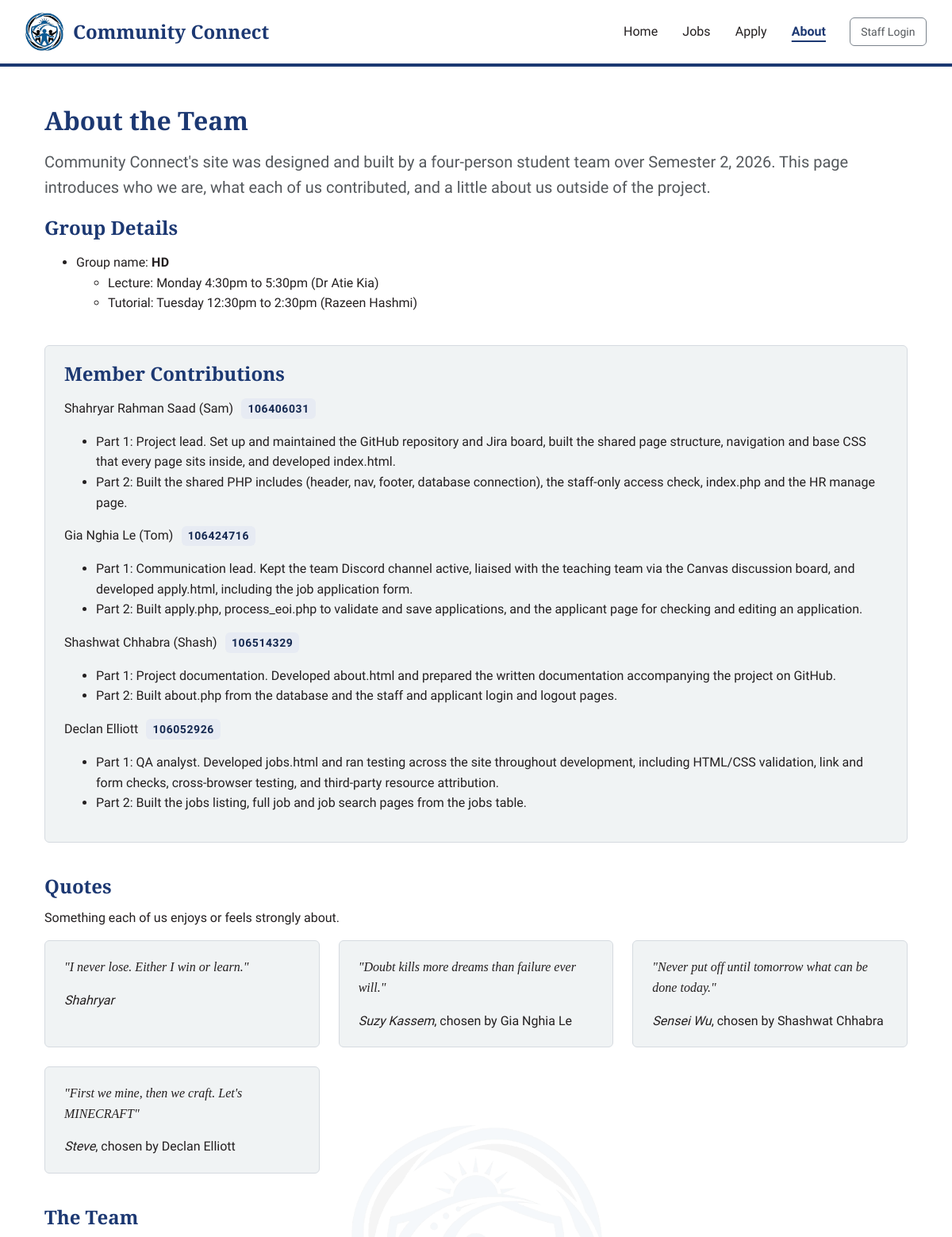
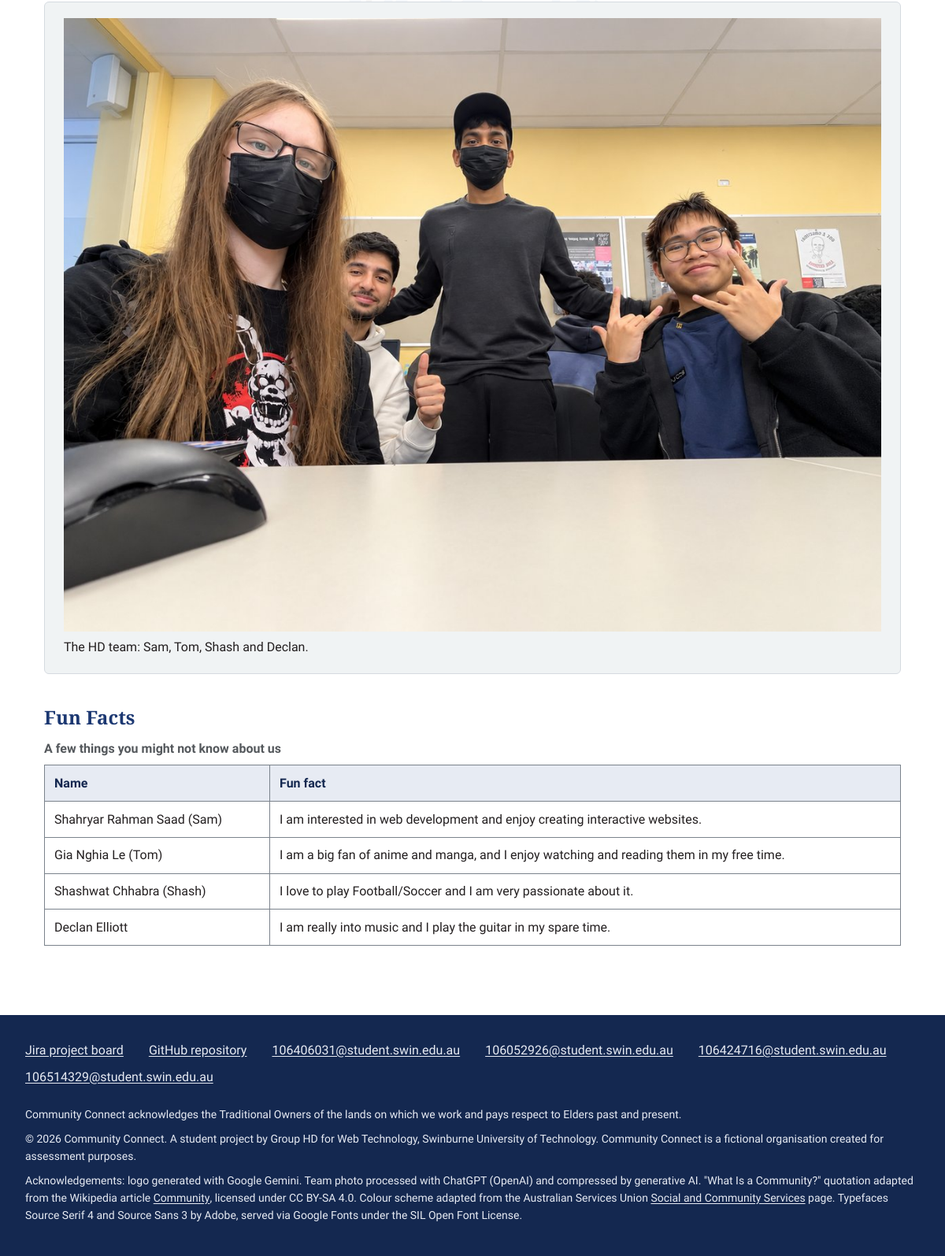
Page /about.php on the committed database (2 pictures, top to bottom).
### tables this page shows
CREATE TABLE `group_info` (
  `group_id` int(10) UNSIGNED NOT NULL AUTO_INCREMENT,
  `group_name` varchar(50) NOT NULL,
  `intro` text NOT NULL,
  `lecture_time` varchar(60) NOT NULL,
  `lecture_staff` varchar(60) NOT NULL,
  `tutorial_time` varchar(60) NOT NULL,
  `tutorial_staff` varchar(60) NOT NULL,
  `photo_path` varchar(255) NOT NULL,
  `photo_alt` varchar(255) NOT NULL,
  `photo_caption` varchar(255) NOT NULL,
  PRIMARY KEY (`group_id`)
);

CREATE TABLE `members` (
  `member_id` int(10) UNSIGNED NOT NULL AUTO_INCREMENT,
  `full_name` varchar(60) NOT NULL,
  `nickname` varchar(30) DEFAULT NULL,
  `student_id` varchar(12) NOT NULL,
  `quote_text` varchar(255) DEFAULT NULL,
  `quote_by` varchar(60) DEFAULT NULL,
  `fun_fact` varchar(255) DEFAULT NULL,
  `sort_order` int(10) UNSIGNED NOT NULL DEFAULT 0,
  PRIMARY KEY (`member_id`)
);

### session.inc (called while the page is built, shortened)
<?php
function is_staff_logged_in() {
    return isset($_SESSION["username"]) && ($_SESSION["role"] ?? "") === "staff"
        && time() - ($_SESSION["last_activity"] ?? 0) <= SESSION_TIMEOUT;
}
?>

### error.inc (called while the page is built, shortened)
<?php
require_once "functions.inc";
?>
<?php
function db_query($conn, $sql) {
    $result = mysqli_query($conn, $sql);
    return $result;
}
?>

### functions.inc (called while the page is built, shortened)
<?php
function e($value) {
    return htmlspecialchars((string) $value, ENT_QUOTES, "UTF-8");
}
?>

### about.php (the view, shortened to what this page needs)
<?php
require_once "db_connect.inc";
require_once "functions.inc";
require_once "error.inc";
$contributions = [];
$group = mysqli_fetch_assoc(db_query($conn, "SELECT * FROM group_info LIMIT 1"));
$members = mysqli_fetch_all(db_query($conn, "SELECT * FROM members ORDER BY sort_order"), MYSQLI_ASSOC);
$result = db_query($conn,
    "SELECT member_id, project_part, description FROM contributions
     ORDER BY member_id, project_part, contribution_id");
while ($row = mysqli_fetch_assoc($result)) {
    $contributions[$row["member_id"]][] = "Part " . $row["project_part"] . ": " . $row["description"];
}
$quotes = array_filter($members, function ($m) {
    return trim((string) $m["quote_text"]) !== "";
});
$facts = array_filter($members, function ($m) {
    return trim((string) $m["fun_fact"]) !== "";
});
$current_page = "about";
include "header.inc";
?>
  <main id="main">
    <h1>About the Team</h1>
    <p class="intro"><?php echo e($group["intro"]); ?></p>
    <section>
      <h2>Group Details</h2>
      <ul>
        <li>Group name: <strong class="group-name"><?php echo e($group["group_name"]); ?></strong>
          <ul>
            <li>Lecture: <?php echo e($group["lecture_time"]); ?> (<?php echo e($group["lecture_staff"]); ?>)</li>
            <li>Tutorial: <?php echo e($group["tutorial_time"]); ?> (<?php echo e($group["tutorial_staff"]); ?>)</li>
          </ul>
        </li>
      </ul>
    </section>
    <section class="box">
      <h2>Member Contributions</h2>
      <dl>
<?php foreach ($members as $m) {
    $name = $m["full_name"];
    if ($m["nickname"]) {
        $name = $name . " (" . $m["nickname"] . ")";
    }
?>
        <dt><?php echo e($name); ?> <span class="student-id"><?php echo e($m["student_id"]); ?></span></dt>
        <dd>
<?php if (empty($contributions[$m["member_id"]])) { ?>
          <p>No contributions recorded yet.</p>
<?php } else { ?>
          <ul>
<?php foreach ($contributions[$m["member_id"]] as $line) { ?>
            <li><?php echo e($line); ?></li>
<?php } ?>
          </ul>
<?php } ?>
        </dd>
<?php } ?>
      </dl>
    </section>
<?php if ($quotes) { ?>
    <section>
      <h2>Quotes</h2>
      <p>Something each of us enjoys or feels strongly about.</p>
      <div class="grid">
<?php foreach ($quotes as $m) { ?>
        <blockquote class="box" lang="en">
          <p class="quote">"<?php echo e($m["quote_text"]); ?>"</p>
<?php $by = trim((string) $m["quote_by"]); ?>
<?php if ($by !== "" && stripos($m["full_name"], $by) === 0) { ?>
          <footer><cite><?php echo e($by); ?></cite></footer>
<?php } elseif ($by !== "") { ?>
          <footer><cite><?php echo e($by); ?></cite>, chosen by <?php echo e($m["full_name"]); ?></footer>
<?php } else { ?>
          <footer>Chosen by <?php echo e($m["full_name"]); ?></footer>
<?php } ?>
        </blockquote>
<?php } ?>
      </div>
    </section>
<?php } ?>
    <section>
      <h2>The Team</h2>
      <figure class="box">
        <img src="<?php echo e($group["photo_path"]); ?>"
             alt="<?php echo e($group["photo_alt"]); ?>"
             width="1200" height="900">
        <figcaption><?php echo e($group["photo_caption"]); ?></figcaption>
      </figure>
    </section>
<?php if ($facts) { ?>
    <section>
      <h2>Fun Facts</h2>
      <table>
        <caption>A few things you might not know about us</caption>
        <thead>
          <tr>
            <th scope="col">Name</th>
            <th scope="col">Fun fact</th>
          </tr>
        </thead>
        <tbody>
<?php foreach ($facts as $m) { ?>
          <tr>
            <td><?php echo e($m["full_name"]); ?><?php if ($m["nickname"]) { echo " (" . e($m["nickname"]) . ")"; } ?></td>
            <td><?php echo e($m["fun_fact"]); ?></td>
          </tr>
<?php } ?>
        </tbody>
      </table>
    </section>
<?php } ?>
  </main>
<?php include "footer.inc"; ?>

### header.inc (shortened to what this page needs)
<?php
require_once "session.inc";
require_once "functions.inc";
?>
<!DOCTYPE html>
<html lang="en-AU">
<head>
  <link rel="stylesheet" href="styles/styles.css">
</head>
<body>
  <header class="site-header">
    <a class="brand" href="index.php">
      <img class="logo" src="images/logo.png"
           alt="Community Connect logo" width="48" height="48">
      <span class="brand-name">Community Connect</span>
    </a>
<?php include "nav.inc"; ?>
  </header>

### nav.inc (shortened to what this page needs)
<?php
$is_logged_in = is_staff_logged_in();
$nav_links = [
    "index" => ["index.php", "Home"],
    "jobs"  => ["jobs.php",  "Jobs"],
    "apply" => ["apply.php", "Apply"],
    "about" => ["about.php", "About"],
];
$staff_only = $is_logged_in && isset($current_page) && $current_page === "manage";
$staff_link = ["stafflogin.php", "Staff Login", "stafflogin"];
?>
    <nav class="site-nav<?php if ($staff_only) { echo " staff-only"; } ?>" aria-label="Main navigation">
      <ul>
<?php foreach ($nav_links as $key => $link) {
    $is_current = isset($current_page) && $current_page === $key;
?>
        <li><a href="<?php echo $link[0]; ?>"<?php if ($is_current) { echo ' aria-current="page"'; } ?>><?php echo $link[1]; ?></a></li>
<?php } ?>
<?php if (!$is_logged_in) { ?>
        <li class="nav-staff"><a href="<?php echo $staff_link[0]; ?>"<?php if (isset($current_page) && $current_page === $staff_link[2]) { echo ' aria-current="page"'; } ?>><?php echo $staff_link[1]; ?></a></li>
<?php } ?>
      </ul>
    </nav>

### footer.inc (shortened to what this page needs)
  <footer class="site-footer">
    <ul class="footer-links">
      <li><a href="https://hd-community-connect.atlassian.net/jira/software/projects/CSW/boards/3"
             target="_blank" rel="noopener noreferrer">Jira project board</a></li>
      <li><a href="https://github.com/srOsaad/hd-community-connect"
             target="_blank" rel="noopener noreferrer">GitHub repository</a></li>
      <li><a href="mailto:106406031@student.swin.edu.au">106406031@student.swin.edu.au</a></li>
      <li><a href="mailto:106052926@student.swin.edu.au">106052926@student.swin.edu.au</a></li>
      <li><a href="mailto:106424716@student.swin.edu.au">106424716@student.swin.edu.au</a></li>
      <li><a href="mailto:106514329@student.swin.edu.au">106514329@student.swin.edu.au</a></li>
    </ul>
    <p class="footer-note">
      Community Connect acknowledges the Traditional Owners of the lands on which we work
      and pays respect to Elders past and present.
    </p>
    <p class="footer-note">
      &copy; 2026 Community Connect. A student project by Group HD for
      Web Technology, Swinburne University of Technology.
      Community Connect is a fictional organisation created for assessment purposes.
    </p>
    <p class="footer-note">
      Acknowledgements: logo generated with Google Gemini. Team photo processed with ChatGPT (OpenAI) and compressed by generative AI.
      "What Is a Community?" quotation adapted from the Wikipedia article
      <a href="https://en.wikipedia.org/wiki/Community"
         target="_blank" rel="noopener noreferrer">Community</a>,
      licensed under CC BY-SA 4.0.
      Colour scheme adapted from the Australian Services Union
      <a href="https://www.asu.org.au/ASU_NSW/About/community_sector.aspx"
         target="_blank" rel="noopener noreferrer">Social and
      Community Services<span class="visually-hidden"> (opens in a new tab)</span></a> page. Typefaces Source Serif 4 and Source Sans 3 by
      Adobe, served via Google Fonts under the SIL Open Font License.
    </p>
  </footer>
</body>
</html>

### styles/styles.css (style rules this page uses)
:root { --brand: #1C3872; --brand-dark: #142850; --brand-light: #E7EBF3; --accent: #004A80; --danger: #B00020; --ink: #231F20; --ink-muted: #54585C; --ink-inverse: #FFFFFF; --surface: #FFFFFF; --surface-alt: #F0F3F4; --border: #D5DAE0; --border-strong: #7B838C; --font-heading: "Source Serif 4", Georgia, "Times New Roman", serif; --font-body: "Source Sans 3", system-ui, -apple-system, "Segoe UI", Roboto, sans-serif; --step--1: 0.875rem; --step-0: 1rem; --step-1: 1.25rem; --step-2: 1.5rem; --measure: 65ch; --page-max: 72rem; --radius: 6px; --gap: 1rem; }
* { box-sizing: border-box; }
body { display: flex; flex-direction: column; min-height: 100vh; min-height: 100dvh; margin: 0; background-color: var(--surface); color: var(--ink); font-family: var(--font-body); font-size: var(--step-0); line-height: 1.6; }
body::before { content: ""; position: fixed; inset: 0; z-index: -1; background-image: url("images/logo.png"); background-repeat: no-repeat; background-position: center; background-size: 320px; opacity: 0.04; pointer-events: none; }
img { max-width: 100%; height: auto; }
h1, h2, h3 { margin: 0 0 0.5em; color: var(--brand); font-family: var(--font-heading); font-weight: 600; line-height: 1.25; }
p { margin: 0 0 1em; }
a { color: var(--accent); text-decoration: underline; text-underline-offset: 0.15em; }
.site-header { display: flex; flex-wrap: wrap; align-items: center; justify-content: space-between; gap: var(--gap); padding: 1rem clamp(1rem, 4vw, 2rem); border-bottom: 4px solid var(--brand); background-color: var(--surface); }
.brand { display: flex; align-items: center; gap: 0.75rem; color: var(--brand); text-decoration: none; }
.logo { display: block; width: 48px; height: 48px; }
.brand-name { font-family: var(--font-heading); font-size: var(--step-2); font-weight: 700; }
.site-nav ul { display: flex; flex-wrap: wrap; gap: 0.25rem; margin: 0; padding: 0; list-style: none; }
.site-nav a { display: block; padding: 0.5rem 0.85rem; border-radius: var(--radius); color: var(--ink); text-decoration: none; }
.site-nav a[aria-current="page"] { color: var(--brand); font-weight: 600; text-decoration: underline; text-decoration-thickness: 2px; text-underline-offset: 0.35em; }
.site-nav .nav-staff { align-self: center; margin-left: 0.75rem; }
.site-nav .nav-staff a, .site-nav .nav-staff button { padding: 0.35rem 0.85rem; border: 1px solid var(--border-strong); color: var(--ink-muted); font-size: var(--step--1); }
main { flex: 1 0 auto; width: 100%; max-width: var(--page-max); margin: 0 auto; padding: clamp(1.5rem, 5vw, 3rem) clamp(1rem, 4vw, 2rem); }
section { margin-bottom: 2.5rem; }
table { width: 100%; border-collapse: collapse; background-color: var(--surface); }
caption { margin-bottom: 0.5rem; color: var(--ink-muted); font-weight: 600; text-align: left; }
th, td { padding: 0.6rem 0.75rem; border: 1px solid var(--border-strong); text-align: left; vertical-align: top; }
thead th { background-color: var(--brand-light); color: var(--brand-dark); }
.student-id { display: inline-block; margin-left: 0.4rem; padding: 0.1rem 0.5rem; border-radius: var(--radius); background-color: var(--brand-light); color: var(--brand-dark); font-size: var(--step--1); font-weight: 600; letter-spacing: 0.04em; font-variant-numeric: tabular-nums; }
.box { padding: 1.25rem 1.5rem; border: 1px solid var(--border); border-radius: var(--radius); background-color: var(--surface-alt); }
.box> :first-child { margin-top: 0; }
.box> :last-child { margin-bottom: 0; }
.grid { display: grid; gap: 1.5rem; margin-bottom: 2rem; grid-template-columns: repeat(auto-fit, minmax(16rem, 1fr)); }
.grid p, .box p { max-width: none; }
.intro { color: var(--ink-muted); font-size: var(--step-1); }
.site-footer { padding: 2rem clamp(1rem, 4vw, 2rem); background-color: var(--brand-dark); color: var(--ink-inverse); }
.site-footer a { color: var(--brand-light); }
.footer-links { display: flex; flex-wrap: wrap; gap: 0.5rem 2rem; margin: 0 0 1.5rem; padding: 0; list-style: none; }
.footer-note { margin: 0 0 0.5rem; color: var(--brand-light); font-size: var(--step--1); }

### rows in the picture
group_info: intro "Community Connect's site was designed and built by a four-person student team over Semester 2, 2026. This page introduces who we are, what each of us contributed, and a little about us outside of the project.", group_name "HD", lecture_time "Monday 4:30pm to 5:30pm", lecture_staff "Dr Atie Kia", tutorial_time "Tuesday 12:30pm to 2:30pm", tutorial_staff "Razeen Hashmi", photo_path (picture), photo_caption "The HD team: Sam, Tom, Shash and Declan."
members: name "Shahryar Rahman Saad (Sam)", student "106406031", member_id "Part 1: Project lead. Set up and maintained the GitHub repository and Jira board, built the shared page structure, navigation and base CSS that every page sits inside, and developed index.html.", member_id "Part 2: Built the shared PHP includes (header, nav, footer, database connection), the staff-only access check, index.php and the HR manage page.", quote_text "I never lose. Either I win or learn.", quote_by "Shahryar", full_name "Shahryar Rahman Saad", nickname "Sam", fun_fact "I am interested in web development and enjoy creating interactive websites."
members: name "Gia Nghia Le (Tom)", student "106424716", member_id "Part 1: Communication lead. Kept the team Discord channel active, liaised with the teaching team via the Canvas discussion board, and developed apply.html, including the job application form.", member_id "Part 2: Built apply.php, process_eoi.php to validate and save applications, and the applicant page for checking and editing an application.", quote_text "Doubt kills more dreams than failure ever will.", quote_by "Suzy Kassem", full_name "Gia Nghia Le", nickname "Tom", fun_fact "I am a big fan of anime and manga, and I enjoy watching and reading them in my free time."
members: name "Shashwat Chhabra (Shash)", student "106514329", member_id "Part 1: Project documentation. Developed about.html and prepared the written documentation accompanying the project on GitHub.", member_id "Part 2: Built about.php from the database and the staff and applicant login and logout pages.", quote_text "Never put off until tomorrow what can be done today.", quote_by "Sensei Wu", full_name "Shashwat Chhabra", nickname "Shash", fun_fact "I love to play Football/Soccer and I am very passionate about it."
members: full_name "Declan Elliott", student "106052926", member_id "Part 1: QA analyst. Developed jobs.html and ran testing across the site throughout development, including HTML/CSS validation, link and form checks, cross-browser testing, and third-party resource attribution.", member_id "Part 2: Built the jobs listing, full job and job search pages from the jobs table.", quote_text "First we mine, then we craft. Let's MINECRAFT", quote_by "Steve", fun_fact "I am really into music and I play the guitar in my spare time."

### other values in the picture
$link[1] "Home"
$link[1] "Jobs"
$link[1] "Apply"
$link[1] "About"
$staff_link[1] "Staff Login"
